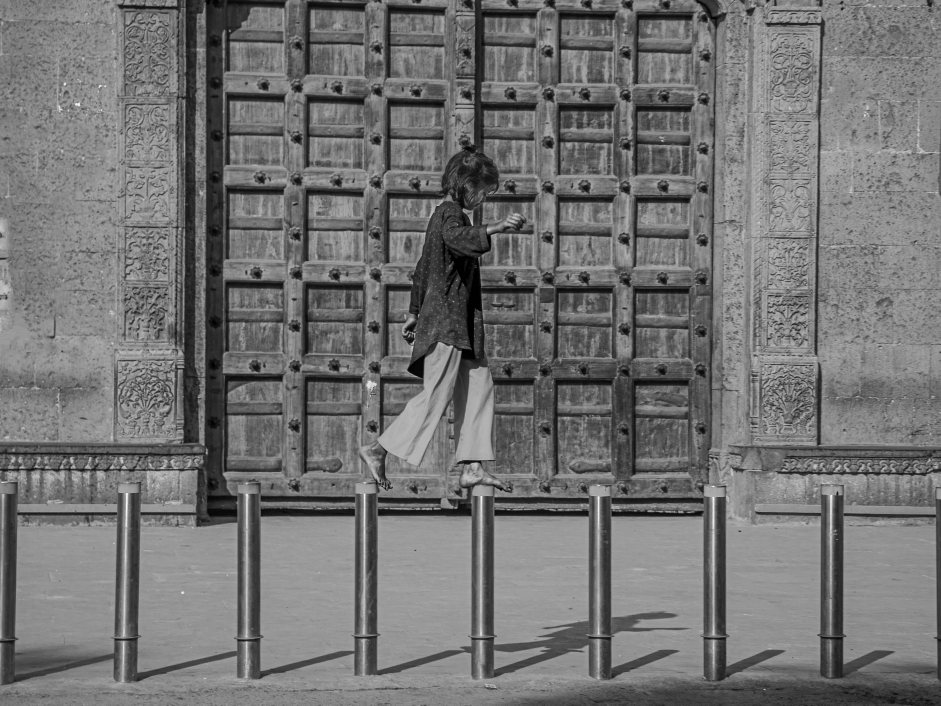
#> input picture images/IMG_7489.jpg, 4703 x 3527 px (shown at 1/5 size)
$ python Thresholding.py
#> lines starting #> are read from the running program, lines starting #| are printed output that depends on the picture; after the words box and inside, x2 and y2 are one past the last pixel; in counts of white or black regions, pixels touching at a corner belong together
import cv2 as cv
import numpy as np

img=cv.imread("images/IMG_7489.jpg")
#> img is the input picture: shape (3527, 4703, 3); min 0, max 255, mean 115.3
img=cv.resize(img,(700,400),)
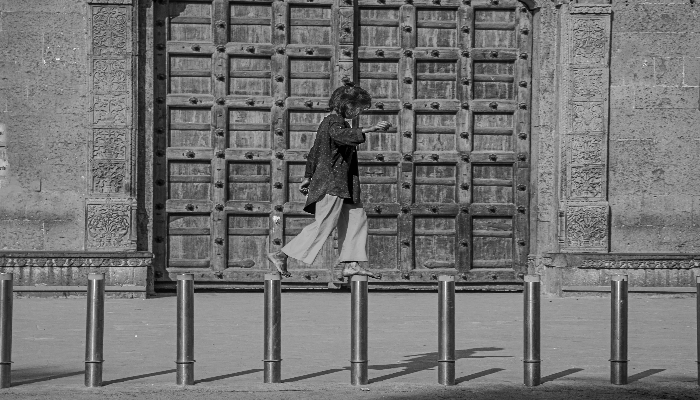
#> img: shape (400, 700, 3); min 0, max 255, mean 115.1

_,th1=cv.threshold(img,100,255,cv.THRESH_BINARY)
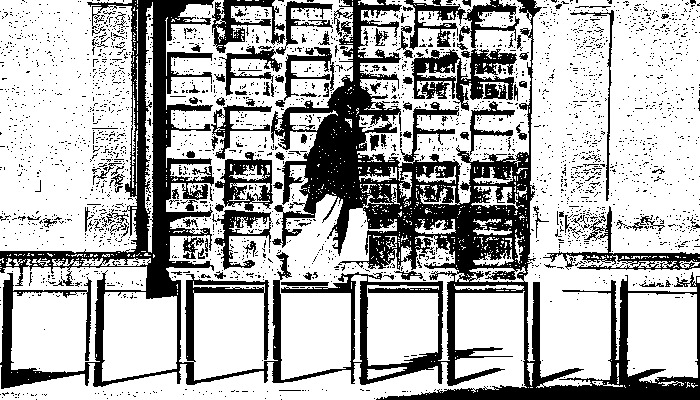
#> th1: shape (400, 700, 3); 69.4% white; 2805 black regions (2690 under 20 px), largest, box (x1, y1, x2, y2) and area: (0, 0, 700, 400) 59569, (411, 49, 517, 111) 3176, (543, 206, 700, 270) 1734
# _,th2=cv.threshold(img,100,255,cv.THRESH_BINARY_INV)

_,th3=cv.threshold(img,100,255,cv.THRESH_TRUNC)
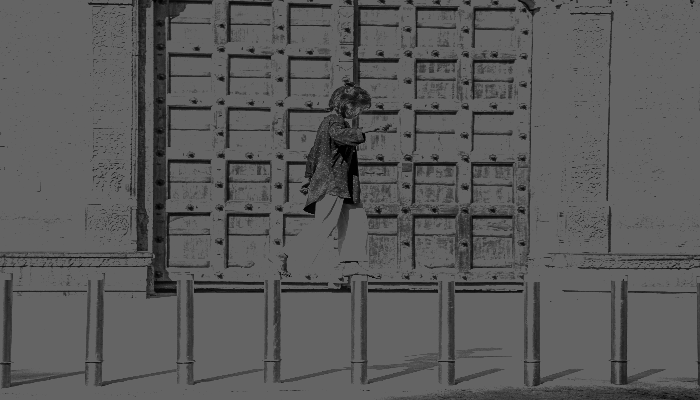
#> th3: shape (400, 700, 3); min 0, max 100, mean 89.4


cv.imshow("image",img)
cv.imshow("Threshold1",th1)
# cv.imshow("Threshold2",th2)
cv.imshow("Threshold3",th3)


cv.waitKey(0)
cv.destroyAllWindows()

$ run again, with images/gradient.jpeg copied over images/IMG_7489.jpg
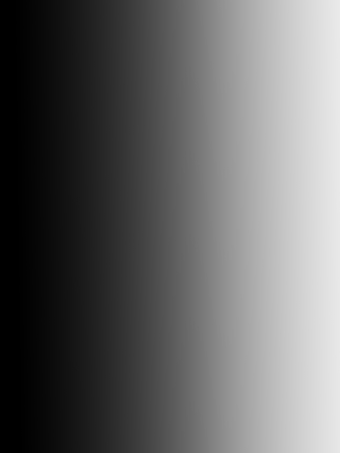
#> input picture images/gradient.jpeg, 340 x 453 px
#> img is the input picture: shape (453, 340, 3); min 0, max 234, mean 101
#> img: shape (400, 700, 3)
#> `_,th1=cv.threshold(img,100,255,cv.THRESH_BINARY)`:
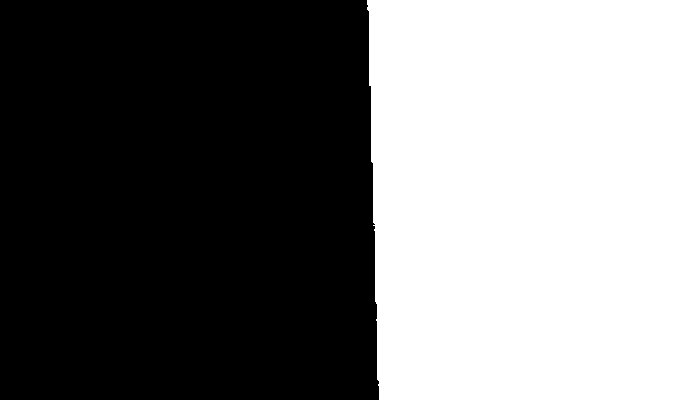
#> th1: shape (400, 700, 3); 46.7% white; 1 white region, box (x1, y1, x2, y2) and area: (367, 0, 700, 400) 130738
#> `_,th3=cv.threshold(img,100,255,cv.THRESH_TRUNC)`:
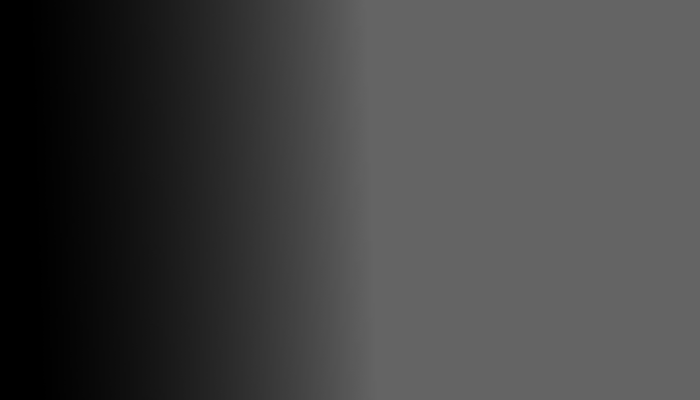
#> th3: shape (400, 700, 3); min 0, max 100, mean 66.4
